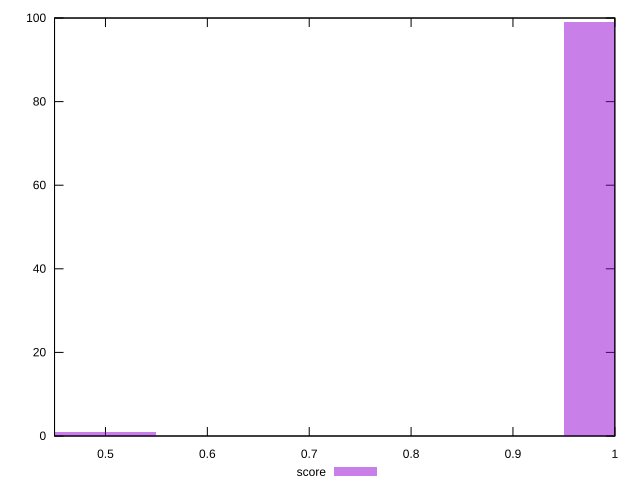

The gnuplot source for this figure:
reset

$score <<EOF
0.5 1
1 99
EOF

set key outside below
set boxwidth 0.1
set xrange [0.45:1]
set yrange [0:100]
set trange [0:100]
set style fill transparent solid 0.5 noborder
set terminal svg size 640, 490 enhanced background rgb 'white'
set output "report_00012_2021-02-09T11:01:39.952Z/offscreen-images/samples/pages+cached/score/histogram.svg"

plot $score title "score" with boxes

reset
